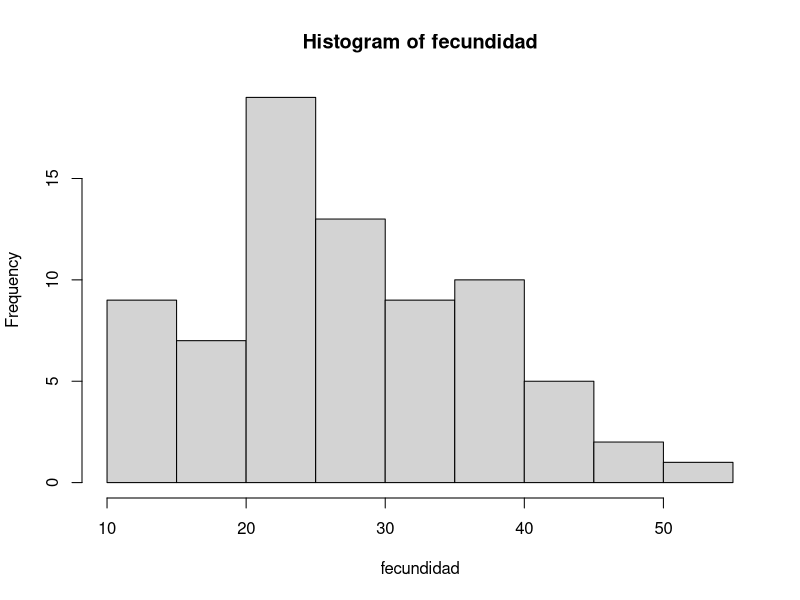
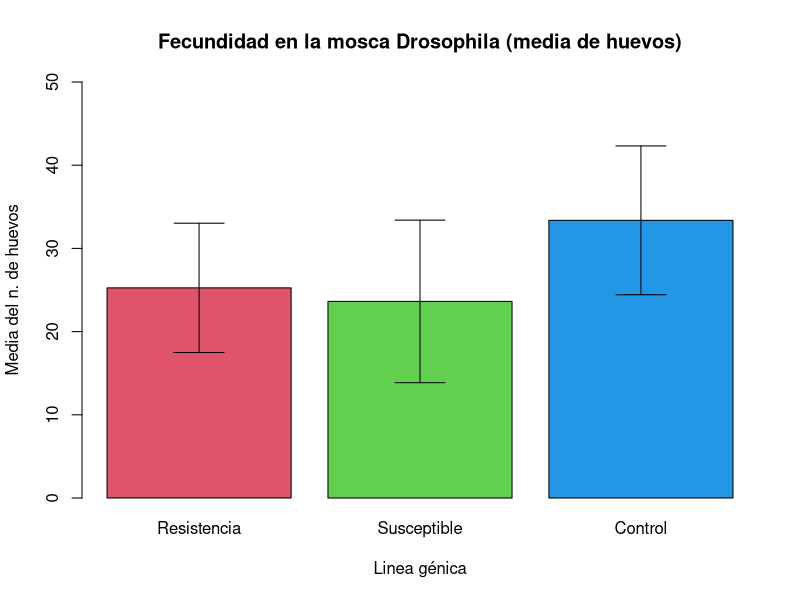
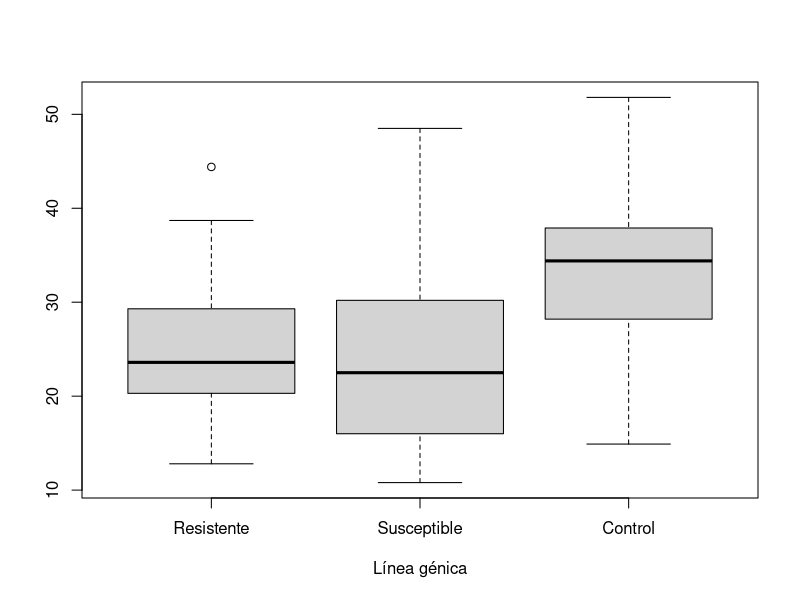

Write R code to recreate these figures, in order. (Note: this script raises an error after producing the figures.)
######################################################################
## Biotecnología
## Ejercicios de introducción a R

######################################################################
## Ejercicio 1. Disponemos de datos sobre la fecundidad (número de
## huevos puestos por día durante los primeros 14 días de vida) de 25
## hembras de tres líneas génicas diferentes de la mosca de la fruta
## Drosophila melanogaster. Estas líneas están etiquetadas como
## Resistente y Susceptible ya que se alimentaron selectivamente
## buscando resistencia y susceptibilidad a DDT, respectivamente. Se
## usa una línea no seleccionada como control. Estos datos están
## almacenados en el fichero drosophila.txt

## Se pide:

## (1) Leer los datos anteriores y almacenarlos en un vector de datos.

## Nota: Para obtener un vector con todo los datos contenidos en
## un fichero de texto: scan (ver Ayuda).

fecundidad <- scan(file="drosophila.txt")


## (2) Genera un vector con la línea génica de cada muestra (los datos
## están ordenados de tal forma que, los 25 primeros se corresponden a
## la línea Resistente, los siguientes 25 a la línea Susceptible y los
## restantes 25 a la línea Control.


linea <- rep(c("Resistente", "Susceptible", "Control"), each=25)

             
## (3) Calcula la media y la desviación típica de la fecundidad de
## todas las hembras. 

mean(fecundidad)
sd(fecundidad)


## (4) Determina el grupo (línea génica) al que pertenece la hembra
## más fecunda. 


linea[which.max(fecundidad)]

## (5) Determina el grupo al que pertenece la hembra menos fecunda. 


linea[which.min(fecundidad)]

## (6) Representa en un histograma la distribución de la fecundidad en
## el conjunto total de las muestras.

hist(fecundidad)

## (7) Almacena la fecundidad de cada uno de los grupos en vectores
## diferentes 

resistente <- fecundidad[1:25]
susceptible <- fecundidad[26:50]
control <- fecundidad[51:75]

##Otra forma si valores no están ordenados

resistentes <- fecundidad[linea=="Resistente"]
susceptibles <- fecundidad[linea=="Susceptible"]
controls <- fecundidad[linea=="Control"]


## (8) Calcula la media y la desviación típica de la fecundidad para
## cada grupo 

mean(resistente)
sd(resistente)

mean(susceptible)
sd(susceptible)

mean(control)
sd(control)

## (9) Representa en un gráfico de barras la información obtenida en
## el apartado anterior.
medias <- c(mean(resistente),mean(susceptible),mean(control))
varianzas <- c(sd(resistente), sd(susceptible), sd(control))
vals <- barplot(medias, main="Fecundidad en la mosca Drosophila (media de huevos)",
                names=c("Resistencia", "Susceptible", "Control"), xlab="Linea génica", 
                ylab="Media del n. de huevos", col=2:4,ylim=c(0,50))


arrows(vals, medias- varianzas, vals, medias+varianzas, angle = 90, code =3)

## (10) Representa en un gráfico de caja y bigotes la información
## relativa a los cuartiles de las distribución de la fecundidad en
## cada línea.

boxplot(fecundidad[linea=="Resistente"], fecundidad[linea=="Susceptible"], 
        fecundidad[linea=="Control"], names= c("Resistente","Susceptible","Control"),
        xlab ="Línea génica")


######################################################################
## Ejercicio 2: Obtener el genoma completo de: Haemophilus influenzae
## Rd KW20.

## Para ello acceder a la página web de GenBank
##                 http://www.ncbi.nlm.nih.gov/genbank/
## y elegir la opción Nucleotide, y en la pestaña de la derecha Send
## elegimos: complete record, file y formato FASTA.

## (1) Guardar el genoma obtenido en un fichero de texto:
## hinfluenzae.fasta

## (2) Utilizando las funciones read.fasta y getSequence de la biblioteca 
## seqinr obtener un vector con la sucesión de nucleótidos del genoma del
## Haemophilus influenzae Rd KW20.

## read.fasta (biblioteca seqinr): Lista con las secuencias contenidas
## en un fichero con formato fasta.
## getSequence (biblioteca seqinr): Lista con los vectores de
## caracteres contenidos en una lista de secuencias.

library(seqinr)

secuencias <- read.fasta("hinfluenzae.fasta")

## (3) Calcular las frecuencias absolutas y relativas de los
## nucleótidos: A, C, G y T en el vector hinfluenzae

hinfluenzae <- getSequence(secuencias)[[1]]
length(hinfluenzae)

unique(hinfluenzae) #para decir los nucleotidos q componen la secuencia

table(hinfluenzae) #frecuencias absolutas

dna <- c("a", "c", "g","t")

factor(hinfluenzae, dna)

frecAbs <- table(factor(hinfluenzae, dna))
frecAbs
  

frecRel <- frecAbs/length(hinfluenzae)

#frecRel <- frecAbs / sum(frecAbs) #para tener en cuenta sólo las de a c t g


## (4) Definir una función proporciones que, dada una secuencia sobre
## un alfabeto (por defecto, el alfabeto {A, C, G T}), devuelva las
## frecuencias relativas de los símbolos del correspondiente alfabeto.

proporciones <- function(vector, alfabeto){
  frecAbs <- table(factor(vector, alfabeto))
  frecAbs/sum(frecAbs)
}

prueba <- sample(rep(c("A", "B"), each = 10))
proporciones(prueba, c("A", "B"))
##   A   B 
## 0.5 0.5 

## Comprueba su funcionamiento con los datos del ejercicio anterior.

proporciones(hinfluenzae, dna)

## (5) Obtener la lista de sub-secuencias codificantes del genoma de
## Haemophilus influenzae Rd KW20 (eligiendo la opción Conding
## Sequences y utilizando, de nuevo las funciones read.fasta y 
## getSequence).

secuencias_CS <- read.fasta("hinfluenzae_CS.fasta")
hinfluenzae_CS <- getSequence(secuencias_CS)

## (6) Calcular las frecuencias absolutas y relativas de los
## nucleótidos para el conjunto de secuencias codificantes.

#Frecuencias relativas
frecs <- sapply(hinfluenzae_CS, proporciones, dna) 
#devuelve para cada fila un nucleotido, y cada columna es una subsecuencia;
#como no queremos eso, hacemos la traspuesta, y solo mostramos unas pocas, en este caso
# las frecuencias con respecto a las tres primeras subsecuencias
t(frecs[,1:3])

#frecuencias absolutas
frecuenciasAbs <- function(vector, alfabeto){
  table(factor(vector, alfabeto))
}

frecsAbs <- sapply(hinfluenzae_CS,frecuenciasAbs,dna)
t(frecsAbs[,1:3])


######################################################################
